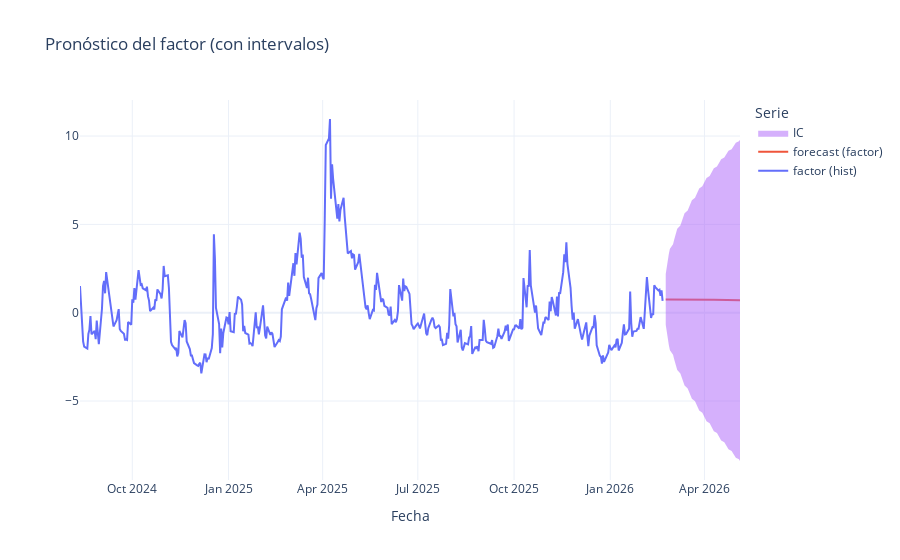

Notebook code for this chart:
### Code cell
# Historical window (last 400 points)
x_hist = f_smooth.index[-400:]
y_hist = f_smooth.values[-400:]

# Forecast + CI
x_fc = fc_mean.index
y_fc = fc_mean.values
y_lo = fc_ci.iloc[:, 0].values
y_hi = fc_ci.iloc[:, 1].values

fig = go.Figure()

# Hist
fig.add_trace(go.Scatter(
    x=x_hist, y=y_hist,
    mode="lines",
    name="factor (hist)"
))

# Forecast line
fig.add_trace(go.Scatter(
    x=x_fc, y=y_fc,
    mode="lines",
    name="forecast (factor)"
))

# Confidence band (two traces: upper then lower with fill='tonexty')
fig.add_trace(go.Scatter(
    x=x_fc, y=y_hi,
    mode="lines",
    line=dict(width=0),
    name="IC (upper)",
    showlegend=False
))
fig.add_trace(go.Scatter(
    x=x_fc, y=y_lo,
    mode="lines",
    line=dict(width=0),
    fill="tonexty",
    name="IC",
    opacity=0.2
))

fig.update_layout(
    title="Pronóstico del factor (con intervalos)",
    xaxis_title="Fecha",
    yaxis_title="",
    template="plotly_white",
    legend_title_text="Serie",
)

fig.show()
